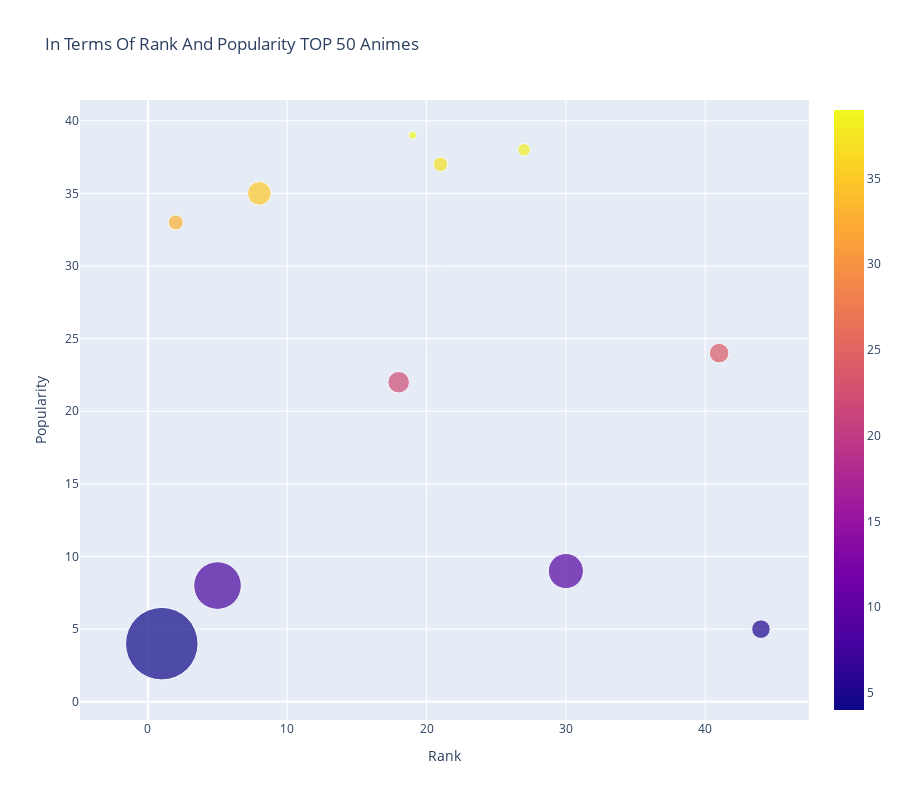

The notebook cell this image was saved under:
### Code cell
data = [
    {
        'y':popularity_and_rank_50["popularity"],
        'x': popularity_and_rank_50["rank"],
        'mode': 'markers',
        'marker': {
            'color': popularity_and_rank_50["popularity"],
            'size':  popularity_and_rank_50["point"],
            'showscale': True,
            'sizemin':4,
        },
        "text" :  popularity_and_rank_50["title"]
    }
]

layout = go.Layout(title='In Terms Of Rank And Popularity TOP 50 Animes',
                   xaxis=dict(title='Rank'),
                   yaxis=dict( title='Popularity'),
                   autosize=False,
                   width=900,
                   height=800
)

fig = go.Figure(data=data, layout=layout)
iplot(fig)

### Figure 1 — Plotly figure (JSON) as saved in the notebook; plotly's stock layout.template omitted (floating-point values rounded to 4 significant figures)
{"data": [{"marker": {"color": [4, 33, 8, 35, 22, 39, 37, 38, 9, 24, 5], "showscale": true, "size": [72.54, 15.12, 47.63, 23.66, 21.53, 6.855, 14.57, 12.6, 35.1, 19.67, 18.57], "sizemin": 4}, "mode": "markers", "text": ["Fullmetal Alchemist: Brotherhood", "Kimi no Na wa.", "Steins;Gate", "Hunter x Hunter (2011)", "Code Geass: Hangyaku no Lelouch R2", "Sen to Chihiro no Kamikakushi", "Shigatsu wa Kimi no Uso", "Cowboy Bebop", "Code Geass: Hangyaku no Lelouch", "Tengen Toppa Gurren Lagann", "One Punch Man"], "type": "scatter", "x": [1, 2, 5, 8, 18, 19, 21, 27, 30, 41, 44], "y": [4, 33, 8, 35, 22, 39, 37, 38, 9, 24, 5]}], "layout": {"autosize": false, "height": 800, "title": {"text": "In Terms Of Rank And Popularity TOP 50 Animes"}, "width": 900, "xaxis": {"title": {"text": "Rank"}}, "yaxis": {"title": {"text": "Popularity"}}}}
